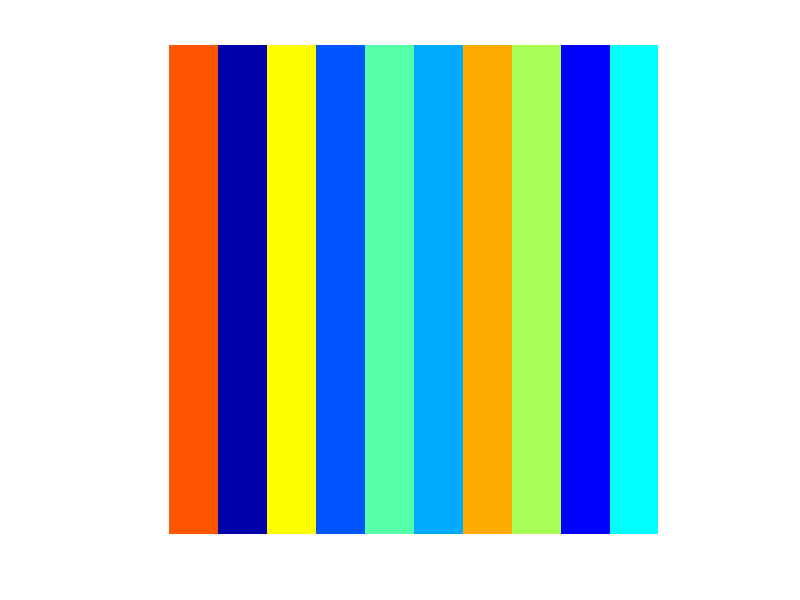

Source code (MATLAB): (Note: this script raises an error after producing the figure.)
%% This is a tutorial for the Remote Data Toolbox object-oriented API.
%
% This script shows how you might generate some data as part of a project
% and publish that data as an artifact to the project's remote data
% repository.
%
% This script uses a JSON file to configure a Remote Data Toolbox client
% object with things like the Url of the project's remote repository.  This
% simplifies various calls to the Remote Data Toolbox functions.
%
% You probably don't want to store your project's repository credentials in
% a JSON file, because others would be able to read it.  So before
% publishing data, this script will prompt you to enter a password into a
% dialog window.  For this demo, use the user name "test" and password
% "ZeBacu5R".
%
% See also rdtExampleReadData, rdtPublishArtifacts
%
% Copyright (c) 2015 RemoteDataToolbox Team

clear;
clc;

%% Generate an image.

% generate some random data and save it as an image.
row = 1 + floor((0:499) / 50);
indexes = repmat(row, 500, 1);
colors = jet(10);
colors = colors(randperm(10), :);
imageData = colors(indexes, :);
imageData = reshape(imageData, 500, 500, 3);
imageFile = fullfile(tempdir(), 'demo-image.png');
imwrite(imageData, imageFile, 'png');

% view the image
imshow(imageFile)

%% Create a client object with project configuration and credentials.
client = RdtClient('brainard-archiva');
client.credentialsDialog();

%% Publish the image as an artifact.

% change to the "remote path" where we want to publish the artifact
client.crp('/project-demo');

% each artifact must have a version, the default is version '1'
version = '40';

% supply the configuration, which now contains publishing credentials
artifact = client.publishArtifact(imageFile, ...
    'version', version, ...
    'description', 'This is a test image with random-colored vertical stripes.', ...
    'name', 'Dr. Stripes');

%% See metadata about the new artifact!
disp(artifact)

%% Visit the new artifact on the web!

% should see the artifact image in the browser
client.openBrowser(artifact);
